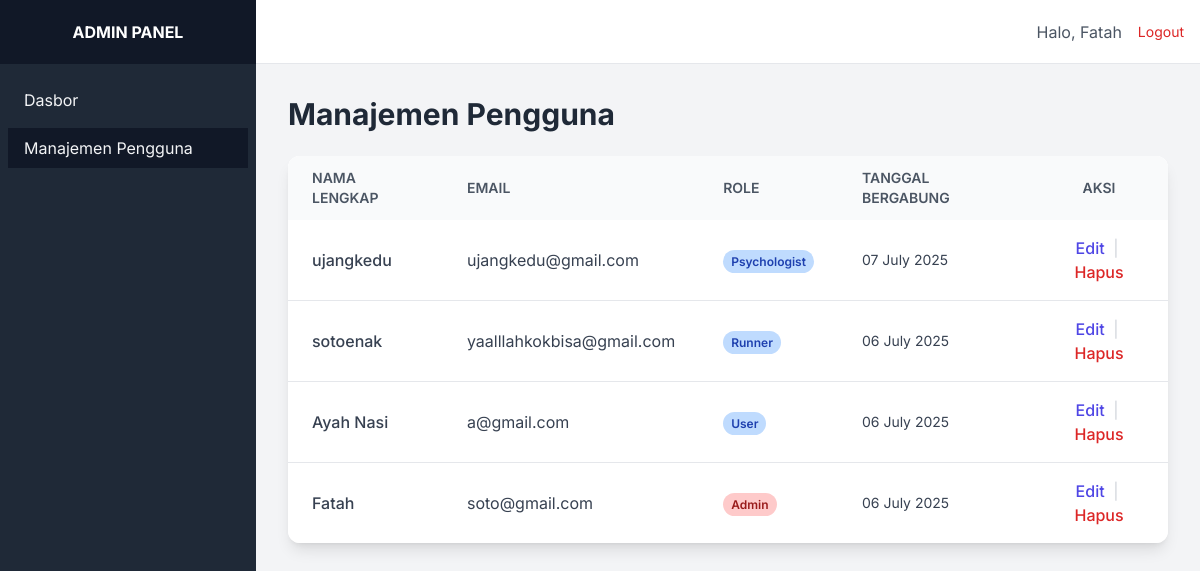
Screenshot of /admin/index.php?page=manage_users (signed in) with the database file from the repository.
### tables this page shows
CREATE TABLE `users` (
  `id` int(11) NOT NULL,
  `username` varchar(50) NOT NULL,
  `email` varchar(100) NOT NULL,
  `password` varchar(255) NOT NULL,
  `full_name` varchar(100) DEFAULT NULL,
  `profile_picture` varchar(255) DEFAULT 'default.png',
  `phone_number` varchar(20) DEFAULT NULL,
  `role` enum('user','psychologist','admin','runner') NOT NULL DEFAULT 'user',
  `created_at` timestamp NOT NULL DEFAULT current_timestamp(),
  `updated_at` timestamp NOT NULL DEFAULT current_timestamp() ON UPDATE current_timestamp()
);

### config/database.php (called while the page is built)
<?php
class Database {
    private static $instance = null;
    private $conn;
    private $host = DB_HOST;
    private $user = DB_USER;
    private $pass = DB_PASS;
    private $name = DB_NAME;
    private function __construct() {
        $dsn = 'mysql:host=' . $this->host . ';dbname=' . $this->name . ';charset=utf8mb4';
        $options = [
            PDO::ATTR_ERRMODE            => PDO::ERRMODE_EXCEPTION,
            PDO::ATTR_DEFAULT_FETCH_MODE => PDO::FETCH_ASSOC,
            PDO::ATTR_EMULATE_PREPARES   => false,
        ];
        try {
            $this->conn = new PDO($dsn, $this->user, $this->pass, $options);
            $this->conn->exec("SET time_zone = '+07:00'");
        } catch (PDOException $e) {
            die('Koneksi Database Gagal: ' . $e->getMessage());
        }
    }
    public static function getInstance() {
        if (!self::$instance) {
            self::$instance = new Database();
        }
        return self::$instance;
    }
    public function getConnection() {
        return $this->conn;
    }
}
?>

### Admin/AdminService.php (called while the page is built, shortened)
<?php
class AdminService {
    private $conn;
    public function __construct() {
        $this->conn = Database::getInstance()->getConnection();
    }
    public function getAllUsers($limit = 10, $offset = 0) {
        $stmt = $this->conn->prepare("
            SELECT id, full_name, username, email, role, created_at
            FROM users
            ORDER BY id DESC
            LIMIT :limit OFFSET :offset
        ");
        $stmt->bindParam(':limit', $limit, PDO::PARAM_INT);
        $stmt->bindParam(':offset', $offset, PDO::PARAM_INT);
        $stmt->execute();
        return $stmt->fetchAll();
    }
}
?>

### functions/helper_functions.php (called while the page is built, shortened)
<?php
function e($value) {
    return htmlspecialchars($value ?? '', ENT_QUOTES, 'UTF-8');
}
?>

### Admin/manage_users.php (the view, shortened to what this page needs)
<?php
require_once 'AdminService.php';
$adminService = new AdminService();
$pageNumber = isset($_GET['p']) ? (int)$_GET['p'] : 1;
$limit = 10;
$offset = ($pageNumber - 1) * $limit;
$users = $adminService->getAllUsers($limit, $offset);
?>
<h1 class="text-3xl font-bold text-gray-800 mb-6">Manajemen Pengguna</h1>
<div class="bg-white rounded-xl shadow-lg overflow-hidden">
    <div class="overflow-x-auto">
        <table class="min-w-full bg-white">
            <thead class="bg-gray-50">
                <tr>
                    <th class="text-left py-3 px-6 font-semibold text-sm text-gray-600 uppercase">Nama Lengkap</th>
                    <th class="text-left py-3 px-6 font-semibold text-sm text-gray-600 uppercase">Email</th>
                    <th class="text-left py-3 px-6 font-semibold text-sm text-gray-600 uppercase">Role</th>
                    <th class="text-left py-3 px-6 font-semibold text-sm text-gray-600 uppercase">Tanggal Bergabung</th>
                    <th class="text-center py-3 px-6 font-semibold text-sm text-gray-600 uppercase">Aksi</th>
                </tr>
            </thead>
            <tbody class="text-gray-700 divide-y divide-gray-200">
                <?php if (empty($users)): ?>
                    <tr>
                        <td colspan="5" class="text-center py-10 text-gray-500">Tidak ada data pengguna.</td>
                    </tr>
                <?php else: ?>
                    <?php foreach ($users as $user): ?>
                        <tr class="hover:bg-gray-50">
                            <td class="py-4 px-6 font-medium"><?php echo e($user['full_name'] ?? $user['username']); ?></td>
                            <td class="py-4 px-6"><?php echo e($user['email']); ?></td>
                            <td class="py-4 px-6">
                                <span class="px-2 py-1 text-xs font-semibold rounded-full <?php echo $user['role'] === 'admin' ? 'bg-red-200 text-red-800' : 'bg-blue-200 text-blue-800'; ?>">
                                    <?php echo ucfirst($user['role']); ?>
                                </span>
                            </td>
                            <td class="py-4 px-6 text-sm"><?php echo date('d F Y', strtotime($user['created_at'])); ?></td>
                            <td class="py-4 px-6 text-center">
                                <a href="#" class="text-indigo-600 hover:text-indigo-900 font-medium">Edit</a>
                                <span class="text-gray-300 mx-1">|</span>
                                <a href="#" class="text-red-600 hover:text-red-900 font-medium">Hapus</a>
                            </td>
                        </tr>
                    <?php endforeach; ?>
                <?php endif; ?>
            </tbody>
        </table>
    </div>
</div>

### Admin/templates/header.php (style rules this page uses)
body { font-family: 'Inter', sans-serif; }

### rows the page displays
users: username "ujangkedu", email "ujangkedu@gmail.com", role "Psychologist", created_at "07 July 2025"
users: username "sotoenak", email "yaalllahkokbisa@gmail.com", role "Runner", created_at "06 July 2025"
users: username "Ayah Nasi", email "a@gmail.com", role "User", created_at "06 July 2025"
users: full_name "Fatah", email "soto@gmail.com", role "Admin", created_at "06 July 2025"

### other values shown
$_SESSION['admin_name'] "Fatah"
